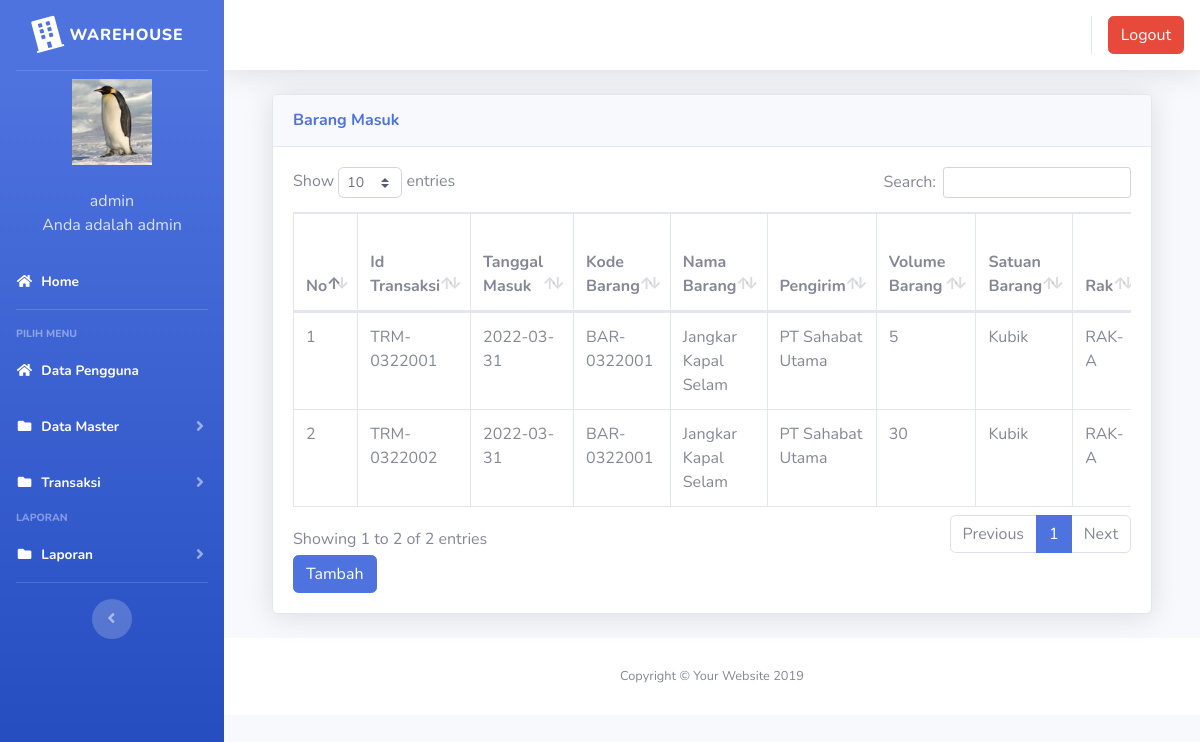
Page /inventori/index.php?page=barangmasuk (signed in) on the committed database.
### tables this page shows
CREATE TABLE `users` (
  `id` int(11) NOT NULL,
  `nik` varchar(10) NOT NULL,
  `nama` varchar(100) NOT NULL,
  `alamat` varchar(200) NOT NULL,
  `telepon` varchar(100) NOT NULL,
  `username` varchar(100) NOT NULL,
  `password` varchar(100) NOT NULL,
  `level` varchar(25) NOT NULL DEFAULT 'member',
  `foto` varchar(25) NOT NULL
);

CREATE TABLE `barang_masuk` (
  `id` int(11) NOT NULL,
  `id_transaksi` varchar(100) NOT NULL,
  `tanggal` date NOT NULL,
  `kode_barang` varchar(100) NOT NULL,
  `nama_barang` varchar(100) NOT NULL,
  `pengirim` varchar(100) NOT NULL,
  `jumlah` varchar(100) NOT NULL,
  `satuan` varchar(100) NOT NULL,
  `id_rak` int(11) NOT NULL
);

CREATE TABLE `rak` (
  `id_rak` int(11) NOT NULL,
  `nama_rak` varchar(50) NOT NULL,
  `space_rak` int(11) NOT NULL
);

### inventori/page/barangmasuk/barangmasuk.php (the view, shortened to what this page needs)
<div class="container-fluid">
  <div class="card shadow mb-4">
    <div class="card-header py-3">
      <h6 class="m-0 font-weight-bold text-primary">Barang Masuk</h6>
    </div>
    <div class="card-body">
      <div class="table-responsive">
        <table class="table table-bordered" id="dataTable" width="100%" cellspacing="0">
        <thead>
                                <tr>
			<th>No</th>
			<th>Id Transaksi</th>
			<th>Tanggal Masuk</th>
			<th>Kode Barang</th>
			<th>Nama Barang</th>
			<th>Pengirim</th>
			<th>Volume Barang</th>
			<th>Satuan Barang</th>
			<th>Rak</th>
                                </tr>
		</thead>
          <tbody>
            <?php
	$no = 1;
	$sql = $koneksi->query("select barang_masuk.*,rak.nama_rak from barang_masuk INNER JOIN rak ON barang_masuk.id_rak=rak.id_rak");
	while ($data = $sql->fetch_assoc()) {
	?>
                                <tr>
                                    <td><?php echo $no++; ?></td>
			<td><?php echo $data['id_transaksi'] ?></td>
			<td><?php echo $data['tanggal'] ?></td>
			<td><?php echo $data['kode_barang'] ?></td>
			<td><?php echo $data['nama_barang'] ?></td>
			<td><?php echo $data['pengirim'] ?></td>
			<td><?php echo $data['jumlah'] ?></td>
			<td><?php echo $data['satuan'] ?></td>
			<td><?php echo $data['nama_rak'];?></td>
                                </tr>
	<?php }?>
		   </tbody>
                        </table>
<a href="?page=barangmasuk&aksi=tambahbarangmasuk" class="btn btn-primary" >Tambah</a>
      </div>
    </div>
  </div>
</div>

### inventori/index.php (shortened to what this page needs)
<?php
	$koneksi = new mysqli("localhost","yanuar","@boboho567","login");
	?>
<!DOCTYPE html>
<html lang="en">
<head>
  <link href="vendor/fontawesome-free/css/all.min.css" rel="stylesheet" type="text/css">
  <link href="css/sb-admin-2.min.css" rel="stylesheet">
  <link href="vendor/datatables/dataTables.bootstrap4.min.css" rel="stylesheet">
</head>
<body id="page-top">
  <div id="wrapper">
    <ul class="navbar-nav bg-gradient-primary sidebar sidebar-dark accordion" id="accordionSidebar">
      <a class="sidebar-brand d-flex align-items-center justify-content-center" href="index.php">
        <div class="sidebar-brand-icon rotate-n-15">
          <i class="fas fa-building"></i>
        </div>
        <div class="sidebar-brand-text mx-2">WareHouse</div>
      </a>
      <hr class="sidebar-divider my-0">
 <?php
   if ($_SESSION['admin']) {
	   $user = $_SESSION['admin'];
   }
   $sql =$koneksi->query("select * from users where id='$user'");
   $data = $sql->fetch_assoc();
   ?>
    <li class="d-flex align-items-center justify-content-center">
        <a class="nav-link">
		 <img src="img/<?php echo $data['foto']?>" class="img-circle" width="80" alt="User"/></a>
	  </li>
		 <li class="nav-item ">
        <a class="nav-link">
         	<div class="d-flex align-items-center justify-content-center" class="name">  <?php echo  $data['nama'];?></div></font>
			<div class="d-flex align-items-center justify-content-center" class="email">Anda adalah <?php echo $data['level'];?></div>
		 </a>
      </li>
      <li class="nav-item active">
        <a class="nav-link" href="?page=home">
          <i class="fas fa-fw fa-home"></i>
          <span>Home</span></a>
      </li>
      <hr class="sidebar-divider">
      <div class="sidebar-heading">
        Pilih Menu
      </div>
	    <li class="nav-item active">
        <a class="nav-link" href="?page=pengguna">
          <i class="fas fa-fw fa-home"></i>
          <span>Data Pengguna</span></a>
      </li>
	   <li class="nav-item active">
        <a class="nav-link collapsed" href="#" data-toggle="collapse" data-target="#collapseData" aria-expanded="true" aria-controls="collapseData">
          <i class="fas fa-fw fa-folder"></i>
          <span>Data Master</span>
        </a>
      </li>
	    <li class="nav-item active">
        <a class="nav-link collapsed" href="#" data-toggle="collapse" data-target="#collapsePages" aria-expanded="true" aria-controls="collapsePages">
          <i class="fas fa-fw fa-folder"></i>
          <span>Transaksi</span>
        </a>
      </li>
      <div class="sidebar-heading">
        Laporan
      </div>
	     <li class="nav-item active">
        <a class="nav-link collapsed" href="#" data-toggle="collapse" data-target="#collapseLaporan" aria-expanded="true" aria-controls="collapseLaporan">
          <i class="fas fa-fw fa-folder"></i>
          <span>Laporan</span>
        </a>
      </li>
      <hr class="sidebar-divider d-none d-md-block">
      <div class="text-center d-none d-md-inline">
        <button class="rounded-circle border-0" id="sidebarToggle"></button>
      </div>
    </ul>
    <div id="content-wrapper" class="d-flex flex-column">
      <div id="content">
        <nav class="navbar navbar-expand navbar-light bg-white topbar mb-4 static-top shadow">
          <ul class="navbar-nav ml-auto">
            <li class="nav-item dropdown no-arrow">
			 <div class="top-menu">
        <ul class="nav pull-right top-menu">
		      <li><a onclick="return confirm('Apakah anda yakin akan logout?')" class="btn btn-danger" class="logout" href="logout.php">Logout</a></li>
        </ul>
      </div>
            </li>
          </ul>
        </nav>
        <div class="container-fluid">
		 <section class="content">
		      <?php
			   $page = $_GET['page'];
			   $aksi = $_GET['aksi'];
				   if ($page == "barangmasuk") {
				   if ($aksi == "") {
					   include "page/barangmasuk/barangmasuk.php";
				   }
			   }
			   ?>
    </section>
</div>
      <footer class="sticky-footer bg-white">
        <div class="container my-auto">
          <div class="copyright text-center my-auto">
            <span>Copyright &copy; Your Website 2019</span>
          </div>
        </div>
      </footer>
    </div>
  </div>
  </div>
</body>
</html>

### rows in the picture
users: foto (picture), nama "admin", level "admin"
barang_masuk: id_transaksi "TRM-0322001", tanggal "2022-03-31", kode_barang "BAR-0322001", nama_barang "Jangkar Kapal Selam", pengirim "PT Sahabat Utama", jumlah "5", satuan "Kubik", id_rak.nama_rak "RAK-A"
barang_masuk: id_transaksi "TRM-0322002", tanggal "2022-03-31", kode_barang "BAR-0322001", nama_barang "Jangkar Kapal Selam", pengirim "PT Sahabat Utama", jumlah "30", satuan "Kubik", id_rak.nama_rak "RAK-A"
